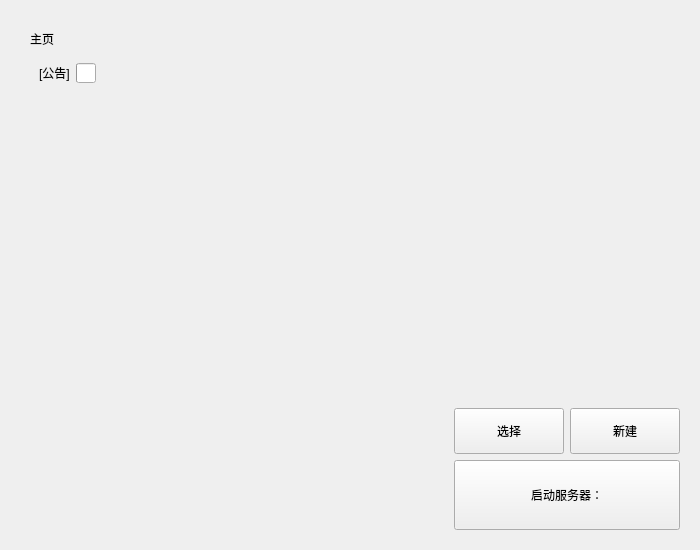
<?xml version="1.0" encoding="UTF-8"?>
<ui version="4.0">
 <class>HomeInterface</class>
 <widget class="QFrame" name="HomeInterface">
  <property name="geometry">
   <rect>
    <x>0</x>
    <y>0</y>
    <width>700</width>
    <height>550</height>
   </rect>
  </property>
  <property name="sizePolicy">
   <sizepolicy hsizetype="Expanding" vsizetype="Expanding">
    <horstretch>0</horstretch>
    <verstretch>0</verstretch>
   </sizepolicy>
  </property>
  <property name="windowTitle">
   <string/>
  </property>
  <layout class="QGridLayout" name="gridLayout">
   <item row="1" column="2">
    <widget class="QWidget" name="titleLimitWidget" native="true">
     <layout class="QGridLayout" name="gridLayout_3">
      <item row="0" column="0">
       <widget class="TitleLabel" name="titleLabel">
        <property name="sizePolicy">
         <sizepolicy hsizetype="Preferred" vsizetype="Fixed">
          <horstretch>0</horstretch>
          <verstretch>0</verstretch>
         </sizepolicy>
        </property>
        <property name="text">
         <string>主页</string>
        </property>
       </widget>
      </item>
      <item row="1" column="0">
       <widget class="QWidget" name="noticeWidget" native="true">
        <layout class="QHBoxLayout" name="horizontalLayout">
         <item>
          <widget class="StrongBodyLabel" name="subTitleLabel">
           <property name="sizePolicy">
            <sizepolicy hsizetype="Preferred" vsizetype="Preferred">
             <horstretch>0</horstretch>
             <verstretch>0</verstretch>
            </sizepolicy>
           </property>
           <property name="text">
            <string>[公告]</string>
           </property>
           <property name="textFormat">
            <enum>Qt::MarkdownText</enum>
           </property>
          </widget>
         </item>
         <item>
          <widget class="IndeterminateProgressRing" name="IndeterminateProgressRing">
           <property name="sizePolicy">
            <sizepolicy hsizetype="Fixed" vsizetype="Fixed">
             <horstretch>0</horstretch>
             <verstretch>0</verstretch>
            </sizepolicy>
           </property>
           <property name="minimumSize">
            <size>
             <width>20</width>
             <height>20</height>
            </size>
           </property>
           <property name="maximumSize">
            <size>
             <width>20</width>
             <height>20</height>
            </size>
           </property>
          </widget>
         </item>
        </layout>
       </widget>
      </item>
      <item row="0" column="1" rowspan="2">
       <spacer name="horizontalSpacer_2">
        <property name="orientation">
         <enum>Qt::Horizontal</enum>
        </property>
        <property name="sizeHint" stdset="0">
         <size>
          <width>40</width>
          <height>20</height>
         </size>
        </property>
       </spacer>
      </item>
     </layout>
    </widget>
   </item>
   <item row="4" column="3">
    <widget class="QWidget" name="home_btnWidget" native="true">
     <property name="sizePolicy">
      <sizepolicy hsizetype="Expanding" vsizetype="Expanding">
       <horstretch>0</horstretch>
       <verstretch>0</verstretch>
      </sizepolicy>
     </property>
     <property name="minimumSize">
      <size>
       <width>244</width>
       <height>140</height>
      </size>
     </property>
     <property name="maximumSize">
      <size>
       <width>244</width>
       <height>140</height>
      </size>
     </property>
     <layout class="QGridLayout" name="gridLayout_2">
      <item row="0" column="2">
       <widget class="PushButton" name="newServerBtn">
        <property name="sizePolicy">
         <sizepolicy hsizetype="Expanding" vsizetype="Expanding">
          <horstretch>0</horstretch>
          <verstretch>0</verstretch>
         </sizepolicy>
        </property>
        <property name="focusPolicy">
         <enum>Qt::NoFocus</enum>
        </property>
        <property name="text">
         <string>新建</string>
        </property>
       </widget>
      </item>
      <item row="1" column="1" colspan="2">
       <widget class="PrimaryPushButton" name="startServerBtn">
        <property name="sizePolicy">
         <sizepolicy hsizetype="Expanding" vsizetype="Expanding">
          <horstretch>2</horstretch>
          <verstretch>0</verstretch>
         </sizepolicy>
        </property>
        <property name="minimumSize">
         <size>
          <width>0</width>
          <height>70</height>
         </size>
        </property>
        <property name="focusPolicy">
         <enum>Qt::NoFocus</enum>
        </property>
        <property name="text">
         <string>启动服务器：</string>
        </property>
       </widget>
      </item>
      <item row="0" column="1">
       <widget class="PushButton" name="selectServerBtn">
        <property name="sizePolicy">
         <sizepolicy hsizetype="Expanding" vsizetype="Expanding">
          <horstretch>0</horstretch>
          <verstretch>0</verstretch>
         </sizepolicy>
        </property>
        <property name="focusPolicy">
         <enum>Qt::NoFocus</enum>
        </property>
        <property name="text">
         <string>选择</string>
        </property>
       </widget>
      </item>
     </layout>
    </widget>
   </item>
   <item row="4" column="2">
    <spacer name="leftBottomSpacer">
     <property name="orientation">
      <enum>Qt::Horizontal</enum>
     </property>
     <property name="sizeType">
      <enum>QSizePolicy::Fixed</enum>
     </property>
     <property name="sizeHint" stdset="0">
      <size>
       <width>400</width>
       <height>20</height>
      </size>
     </property>
    </spacer>
   </item>
   <item row="1" column="0">
    <spacer name="leftSpacer">
     <property name="orientation">
      <enum>Qt::Horizontal</enum>
     </property>
     <property name="sizeType">
      <enum>QSizePolicy::Fixed</enum>
     </property>
     <property name="sizeHint" stdset="0">
      <size>
       <width>10</width>
       <height>20</height>
      </size>
     </property>
    </spacer>
   </item>
   <item row="0" column="2">
    <spacer name="topSpacer">
     <property name="orientation">
      <enum>Qt::Vertical</enum>
     </property>
     <property name="sizeType">
      <enum>QSizePolicy::Fixed</enum>
     </property>
     <property name="sizeHint" stdset="0">
      <size>
       <width>20</width>
       <height>10</height>
      </size>
     </property>
    </spacer>
   </item>
   <item row="3" column="2">
    <spacer name="bottomSpacer">
     <property name="orientation">
      <enum>Qt::Vertical</enum>
     </property>
     <property name="sizeType">
      <enum>QSizePolicy::Expanding</enum>
     </property>
     <property name="sizeHint" stdset="0">
      <size>
       <width>20</width>
       <height>300</height>
      </size>
     </property>
    </spacer>
   </item>
  </layout>
 </widget>
 <customwidgets>
  <customwidget>
   <class>PushButton</class>
   <extends>QPushButton</extends>
   <header>qfluentwidgets</header>
  </customwidget>
  <customwidget>
   <class>PrimaryPushButton</class>
   <extends>PushButton</extends>
   <header>qfluentwidgets</header>
  </customwidget>
  <customwidget>
   <class>StrongBodyLabel</class>
   <extends>QLabel</extends>
   <header>qfluentwidgets</header>
  </customwidget>
  <customwidget>
   <class>TitleLabel</class>
   <extends>QLabel</extends>
   <header>qfluentwidgets</header>
  </customwidget>
  <customwidget>
   <class>IndeterminateProgressRing</class>
   <extends>QProgressBar</extends>
   <header>qfluentwidgets</header>
  </customwidget>
 </customwidgets>
 <resources/>
 <connections/>
</ui>
